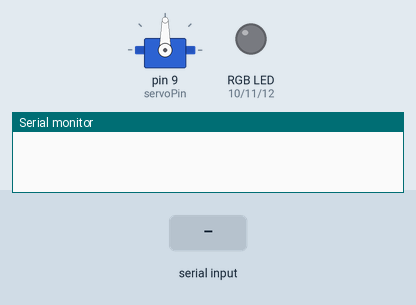
This sketch was run on a simulated Arduino Uno, built with avr-gcc and run on an emulated ATmega328P. On the bench: servo, an RGB LED mixed from three pins (HIGH = lit), the last lines printed to the serial monitor. Inputs (shaded band) come from the test bench.

Above: at 1.2 s.
1.3 s: "unlock\n" received over Serial
At 2.5 s:
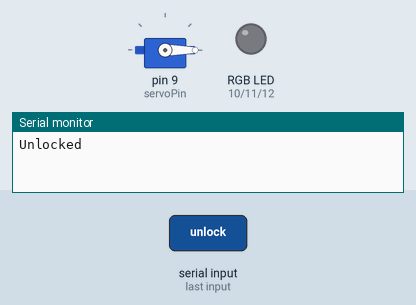
2.8 s: "color\n" received over Serial
At 3.8 s:
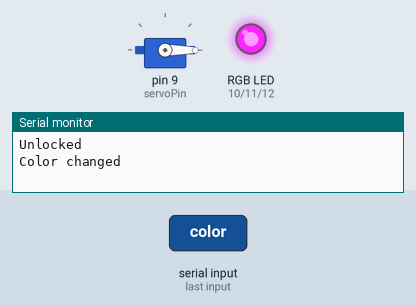
4.3 s: "lock\n" received over Serial
At 4.9 s:
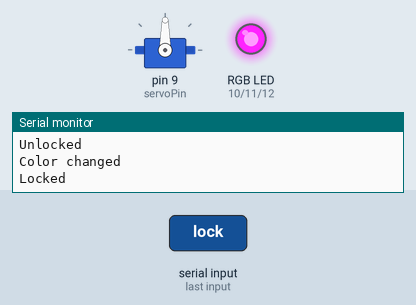
5.8 s: "led on\n" received over Serial
At 6.1 s:
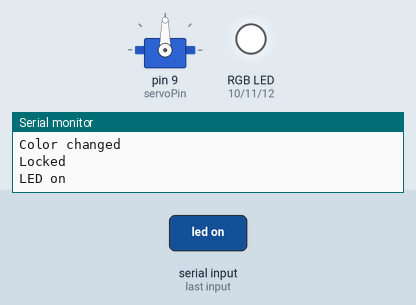
7.3 s: "red\n" received over Serial
At 8.3 s:
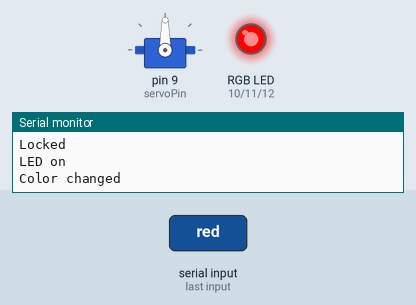
8.8 s: "blue\n" received over Serial
At 9.5 s:
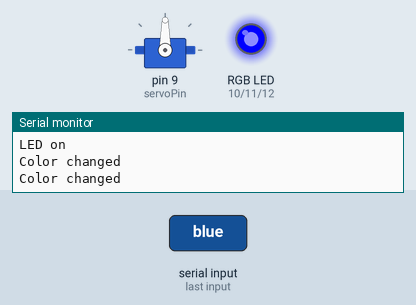
Timing chart, 0 to 11.3 s (numbered marks = the images above; inputs shaded):
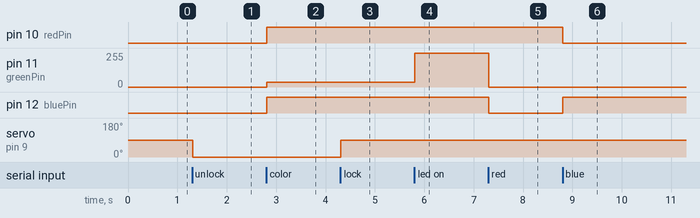

The sketch:

lock_unlock.ino
```cpp
#include <Servo.h>

Servo myServo;
const int servoPin = 9;
const int redPin = 10;
const int greenPin = 11;
const int bluePin = 12;

String command;

void setup() {
  Serial.begin(9600);
  myServo.attach(servoPin);
  myServo.write(90); // Initial position, locked
  pinMode(redPin, OUTPUT);
  pinMode(greenPin, OUTPUT);
  pinMode(bluePin, OUTPUT);
}

void loop() {
  if (Serial.available() > 0) {
    command = Serial.readStringUntil('\n');
    command.trim();

    if (command == "unlock") {
      myServo.write(0); // Move to 0 degrees
      Serial.println("Unlocked");
    }
    else if (command == "lock") {
      myServo.write(90); // Move back to 90 degrees
      Serial.println("Locked");
    }
    else if (command.startsWith("color")) {
      // Extract RGB values from the command
      int r, g, b;
      sscanf(command.c_str(), "color %d %d %d", &r, &g, &b);
      // Set the RGB LED color
      analogWrite(redPin, r);
      analogWrite(greenPin, g);
      analogWrite(bluePin, b);
      Serial.println("Color changed");
    }
    else if (command == "red") {
      // Extract RGB values from the command
      int r, g, b;
      r = 255;
      g = 0;
      b = 0;
      analogWrite(redPin, r);
      analogWrite(greenPin, g);
      analogWrite(bluePin, b);
      Serial.println("Color changed");
    }
    else if (command == "blue") {
      // Extract RGB values from the command
      int r, g, b;
      b = 255;
      r = 0;
      g = 0;
      analogWrite(redPin, r);
      analogWrite(greenPin, g);
      analogWrite(bluePin, b);
      Serial.println("Color changed");
    }
    else if (command == "green") {
      // Extract RGB values from the command
      int r, g, b;
      g = 255;
      r = 0;
      b = 0;
      analogWrite(redPin, r);
      analogWrite(greenPin, g);
      analogWrite(bluePin, b);
      Serial.println("Color changed");
    }
    else if (command == "led on") {
      // Turn on the RGB LED with white color
      analogWrite(redPin, 255);
      analogWrite(greenPin, 255);
      analogWrite(bluePin, 255);
      Serial.println("LED on");
    }
    else if (command == "led off") {
      // Turn off the RGB LED
      analogWrite(redPin, 0);
      analogWrite(greenPin, 0);
      analogWrite(bluePin, 0);
      Serial.println("LED off");
    }
  }
}
```

Measured:
- after the input at 1.3 s, servo on pin 9 (servoPin): 90° → 0° at once
- after the input at 2.8 s, pin 10 (redPin), pin 12 (bluePin): LOW → HIGH at once; pin 11 (greenPin): 0/255 → 36/255 at once
- after the input at 4.3 s, servo on pin 9 (servoPin): 0° → 90° at once
- after the input at 5.8 s, pin 11 (greenPin): 36/255 → 255/255 at once
- after the input at 7.3 s, pin 11 (greenPin): 255/255 → 0/255 at once; pin 12 (bluePin): HIGH → LOW at once
- after the input at 8.8 s, pin 10 (redPin): HIGH → LOW at once; pin 12 (bluePin): LOW → HIGH at once
